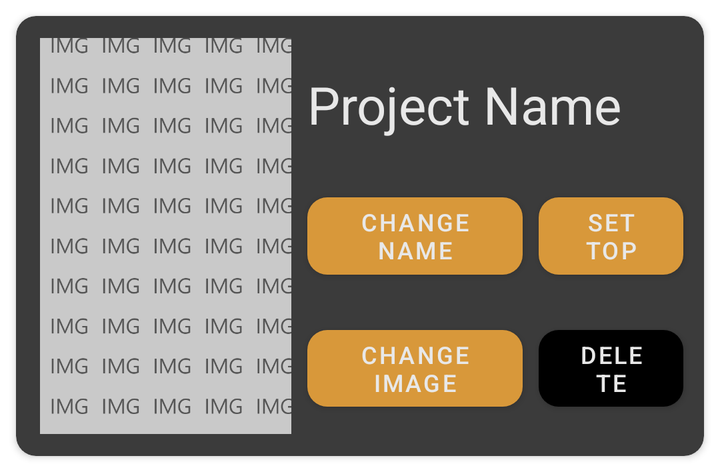
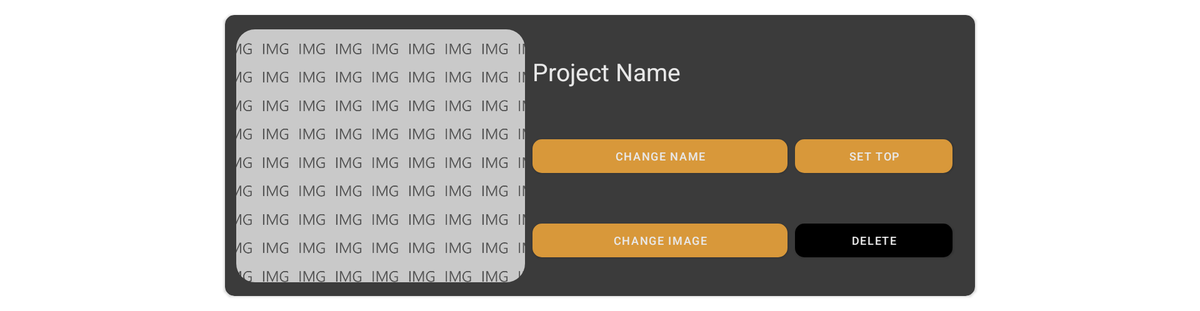

An Android layout and its configuration variant, each rendered on a device that would load it. The default file and the variant file are quoted in full after the pictures.
<!-- AndroidManifest.xml: application theme AppTheme -->
<!-- res/layout/recycler_item_view_home_edit.xml -->
<?xml version="1.0" encoding="utf-8"?>
<androidx.constraintlayout.widget.ConstraintLayout xmlns:android="http://schemas.android.com/apk/res/android"
    xmlns:app="http://schemas.android.com/apk/res-auto"
    xmlns:tools="http://schemas.android.com/tools"
    android:layout_width="match_parent"
    android:layout_height="wrap_content">

    <androidx.cardview.widget.CardView
        android:id="@+id/itemCardView"
        android:layout_width="0dp"
        android:layout_height="wrap_content"
        android:layout_marginStart="8dp"
        android:layout_marginTop="8dp"
        android:layout_marginEnd="8dp"
        android:layout_marginBottom="8dp"
        app:cardBackgroundColor="@color/darkMain"
        app:cardCornerRadius="10dp"
        app:layout_constraintBottom_toBottomOf="parent"
        app:layout_constraintEnd_toEndOf="parent"
        app:layout_constraintStart_toStartOf="parent"
        app:layout_constraintTop_toTopOf="parent">

        <androidx.constraintlayout.widget.ConstraintLayout
            android:layout_width="match_parent"
            android:layout_height="match_parent">

            <ImageView
                android:id="@+id/hiddenMinHeightAvatar"
                android:layout_width="wrap_content"
                android:layout_height="220dp"
                app:layout_constraintBottom_toBottomOf="parent"
                app:layout_constraintEnd_toStartOf="@+id/verticleGuideline2"
                app:layout_constraintStart_toStartOf="@+id/verticleGuideline1"
                app:layout_constraintTop_toTopOf="parent"
                tools:srcCompat="@tools:sample/avatars" />

            <ImageView
                android:id="@+id/homeEditProjectImageImageView"
                android:layout_width="0dp"
                android:layout_height="0dp"
                android:adjustViewBounds="true"
                android:scaleType="centerCrop"
                app:layout_constraintBottom_toTopOf="@+id/horizontalGuideline3"
                app:layout_constraintEnd_toStartOf="@+id/verticleGuideline2"
                app:layout_constraintStart_toStartOf="@+id/verticleGuideline1"
                app:layout_constraintTop_toTopOf="@+id/HorizontalGuideline1"
                app:srcCompat="@drawable/bkg_default" />

            <TextView
                android:id="@+id/homeEditProjectNameTextView"
                android:layout_width="0dp"
                android:layout_height="wrap_content"
                android:layout_marginStart="8dp"
                android:text="Project Name"
                android:textColor="@color/lightTextColor"
                android:textSize="26sp"
                app:layout_constraintBottom_toTopOf="@+id/horizontalGuideline6"
                app:layout_constraintEnd_toStartOf="@+id/verticleGuideline4"
                app:layout_constraintStart_toStartOf="@+id/verticleGuideline2"
                app:layout_constraintTop_toTopOf="@+id/HorizontalGuideline1" />

            <Button
                android:id="@+id/homeEditDeleteProjectButton"
                android:layout_width="0dp"
                android:layout_height="wrap_content"
                android:text="DELETE"
                android:textColor="@color/lightTextColor"
                android:textSize="12sp"
                app:backgroundTint="@color/DeleteRed"
                app:cornerRadius="10dp"
                app:layout_constraintBottom_toTopOf="@+id/horizontalGuideline3"
                app:layout_constraintEnd_toStartOf="@+id/verticleGuideline4"
                app:layout_constraintStart_toStartOf="@+id/verticleGuideline3"
                app:layout_constraintTop_toTopOf="@+id/horizontalGuideline2" />

            <Button
                android:id="@+id/homeEditSetProjectTopButton"
                android:layout_width="0dp"
                android:layout_height="wrap_content"
                android:text="Set top"
                android:textColor="@color/lightTextColor"
                android:textSize="12sp"
                app:backgroundTint="@color/accentColor"
                app:cornerRadius="10dp"
                app:layout_constraintBottom_toTopOf="@+id/horizontalGuideline2"
                app:layout_constraintEnd_toStartOf="@+id/verticleGuideline4"
                app:layout_constraintStart_toStartOf="@+id/verticleGuideline3"
                app:layout_constraintTop_toTopOf="@+id/horizontalGuideline6" />

            <Button
                android:id="@+id/homeEditChangeProjectNameButton"
                android:layout_width="0dp"
                android:layout_height="wrap_content"
                android:layout_marginStart="8dp"
                android:layout_marginEnd="8dp"
                android:text="Change name"
                android:textColor="@color/lightTextColor"
                android:textSize="12sp"
                app:backgroundTint="@color/accentColor"
                app:cornerRadius="10dp"
                app:layout_constraintBottom_toTopOf="@+id/horizontalGuideline2"
                app:layout_constraintEnd_toStartOf="@+id/verticleGuideline3"
                app:layout_constraintStart_toStartOf="@+id/verticleGuideline2"
                app:layout_constraintTop_toTopOf="@+id/horizontalGuideline6" />

            <Button
                android:id="@+id/homeEditChangeProjectImageButton"
                android:layout_width="0dp"
                android:layout_height="wrap_content"
                android:layout_marginStart="8dp"
                android:layout_marginEnd="8dp"
                android:text="Change image"
                android:textColor="@color/lightTextColor"
                android:textSize="12sp"
                app:backgroundTint="@color/accentColor"
                app:cornerRadius="10dp"
                app:layout_constraintBottom_toTopOf="@+id/horizontalGuideline3"
                app:layout_constraintEnd_toStartOf="@+id/verticleGuideline3"
                app:layout_constraintStart_toStartOf="@+id/verticleGuideline2"
                app:layout_constraintTop_toTopOf="@+id/horizontalGuideline2" />

            <androidx.constraintlayout.widget.Guideline
                android:id="@+id/HorizontalGuideline1"
                android:layout_width="wrap_content"
                android:layout_height="wrap_content"
                android:orientation="horizontal"
                app:layout_constraintGuide_percent="0.05" />

            <androidx.constraintlayout.widget.Guideline
                android:id="@+id/horizontalGuideline2"
                android:layout_width="wrap_content"
                android:layout_height="wrap_content"
                android:orientation="horizontal"
                app:layout_constraintGuide_percent=".65" />

            <androidx.constraintlayout.widget.Guideline
                android:id="@+id/horizontalGuideline6"
                android:layout_width="wrap_content"
                android:layout_height="wrap_content"
                android:orientation="horizontal"
                app:layout_constraintGuide_percent=".35" />

            <androidx.constraintlayout.widget.Guideline
                android:id="@+id/horizontalGuideline3"
                android:layout_width="wrap_content"
                android:layout_height="wrap_content"
                android:orientation="horizontal"
                app:layout_constraintGuide_percent="0.95" />

            <androidx.constraintlayout.widget.Guideline
                android:id="@+id/verticleGuideline1"
                android:layout_width="wrap_content"
                android:layout_height="wrap_content"
                android:orientation="vertical"
                app:layout_constraintGuide_begin="12dp" />

            <androidx.constraintlayout.widget.Guideline
                android:id="@+id/verticleGuideline2"
                android:layout_width="wrap_content"
                android:layout_height="wrap_content"
                android:orientation="vertical"
                app:layout_constraintGuide_percent="0.4" />

            <androidx.constraintlayout.widget.Guideline
                android:id="@+id/verticleGuideline3"
                android:layout_width="wrap_content"
                android:layout_height="wrap_content"
                android:orientation="vertical"
                app:layout_constraintGuide_percent="0.76" />

            <androidx.constraintlayout.widget.Guideline
                android:id="@+id/verticleGuideline4"
                android:layout_width="wrap_content"
                android:layout_height="wrap_content"
                android:orientation="vertical"
                app:layout_constraintGuide_percent="0.97" />

        </androidx.constraintlayout.widget.ConstraintLayout>

    </androidx.cardview.widget.CardView>

</androidx.constraintlayout.widget.ConstraintLayout>
<!-- resources referenced by this layout -->
<resources>
  <color name="accentColor">#d8983A</color>
  <color name="darkMain">#3b3b3b</color>
  <color name="lightTextColor">#e8e8e8</color>
  <!-- drawable bkg_default: png bitmap (drawable, 28262 bytes) -->
  <style name="AppTheme" parent="Theme.MaterialComponents.Light.NoActionBar">
          
          <item name="android:windowNoTitle">true</item>
          <item name="colorPrimary">@color/colorPrimary</item>
          <item name="colorPrimaryDark">@color/bkgColor</item>  // changes color of top tab (battery wifi bkg)
          <item name="colorAccent">@color/colorAccent</item>
      </style>
  <color name="colorPrimary">#6200EE</color>
  <color name="colorAccent">#03DAC5</color>
</resources>
<!-- res/layout-w1100dp/recycler_item_view_home_edit.xml (the repository's variant of the layout above) -->
<!-- drawn on a large tablet held sideways -->
<?xml version="1.0" encoding="utf-8"?>
<androidx.constraintlayout.widget.ConstraintLayout xmlns:android="http://schemas.android.com/apk/res/android"
    xmlns:app="http://schemas.android.com/apk/res-auto"
    xmlns:tools="http://schemas.android.com/tools"
    android:layout_width="match_parent"
    android:layout_height="wrap_content">

    <androidx.cardview.widget.CardView
        android:id="@+id/itemCardView"
        android:layout_width="800dp"
        android:layout_height="300dp"
        android:layout_marginStart="8dp"
        android:layout_marginTop="16dp"
        android:layout_marginEnd="8dp"
        android:layout_marginBottom="16dp"
        app:cardBackgroundColor="@color/darkMain"
        app:cardCornerRadius="10dp"
        app:layout_constraintBottom_toBottomOf="parent"
        app:layout_constraintEnd_toEndOf="parent"
        app:layout_constraintStart_toStartOf="parent"
        app:layout_constraintTop_toTopOf="parent">

        <androidx.constraintlayout.widget.ConstraintLayout
            android:layout_width="match_parent"
            android:layout_height="match_parent">


            <TextView
                android:id="@+id/homeEditProjectNameTextView"
                android:layout_width="0dp"
                android:layout_height="wrap_content"
                android:layout_marginStart="8dp"
                android:text="Project Name"
                android:textColor="@color/lightTextColor"
                android:textSize="26sp"
                app:layout_constraintBottom_toTopOf="@+id/horizontalGuideline6"
                app:layout_constraintEnd_toStartOf="@+id/verticleGuideline4"
                app:layout_constraintStart_toStartOf="@+id/verticleGuideline2"
                app:layout_constraintTop_toTopOf="@+id/HorizontalGuideline1" />

            <Button
                android:id="@+id/homeEditDeleteProjectButton"
                android:layout_width="0dp"
                android:layout_height="wrap_content"
                android:text="DELETE"
                android:textColor="@color/lightTextColor"
                android:textSize="12sp"
                app:backgroundTint="@color/DeleteRed"
                app:cornerRadius="10dp"
                app:layout_constraintBottom_toTopOf="@+id/horizontalGuideline3"
                app:layout_constraintEnd_toStartOf="@+id/verticleGuideline4"
                app:layout_constraintStart_toStartOf="@+id/verticleGuideline3"
                app:layout_constraintTop_toTopOf="@+id/horizontalGuideline2" />

            <Button
                android:id="@+id/homeEditSetProjectTopButton"
                android:layout_width="0dp"
                android:layout_height="wrap_content"
                android:text="Set top"
                android:textColor="@color/lightTextColor"
                android:textSize="12sp"
                app:backgroundTint="@color/accentColor"
                app:cornerRadius="10dp"
                app:layout_constraintBottom_toTopOf="@+id/horizontalGuideline2"
                app:layout_constraintEnd_toStartOf="@+id/verticleGuideline4"
                app:layout_constraintStart_toStartOf="@+id/verticleGuideline3"
                app:layout_constraintTop_toTopOf="@+id/horizontalGuideline6" />

            <Button
                android:id="@+id/homeEditChangeProjectNameButton"
                android:layout_width="0dp"
                android:layout_height="wrap_content"
                android:layout_marginStart="8dp"
                android:layout_marginEnd="8dp"
                android:text="Change name"
                android:textColor="@color/lightTextColor"
                android:textSize="12sp"
                app:backgroundTint="@color/accentColor"
                app:cornerRadius="10dp"
                app:layout_constraintBottom_toTopOf="@+id/horizontalGuideline2"
                app:layout_constraintEnd_toStartOf="@+id/verticleGuideline3"
                app:layout_constraintStart_toStartOf="@+id/verticleGuideline2"
                app:layout_constraintTop_toTopOf="@+id/horizontalGuideline6" />

            <Button
                android:id="@+id/homeEditChangeProjectImageButton"
                android:layout_width="0dp"
                android:layout_height="wrap_content"
                android:layout_marginStart="8dp"
                android:layout_marginEnd="8dp"
                android:text="Change image"
                android:textColor="@color/lightTextColor"
                android:textSize="12sp"
                app:backgroundTint="@color/accentColor"
                app:cornerRadius="10dp"
                app:layout_constraintBottom_toTopOf="@+id/horizontalGuideline3"
                app:layout_constraintEnd_toStartOf="@+id/verticleGuideline3"
                app:layout_constraintStart_toStartOf="@+id/verticleGuideline2"
                app:layout_constraintTop_toTopOf="@+id/horizontalGuideline2" />

            <androidx.constraintlayout.widget.Guideline
                android:id="@+id/HorizontalGuideline1"
                android:layout_width="wrap_content"
                android:layout_height="wrap_content"
                android:orientation="horizontal"
                app:layout_constraintGuide_percent="0.05" />

            <androidx.constraintlayout.widget.Guideline
                android:id="@+id/horizontalGuideline2"
                android:layout_width="wrap_content"
                android:layout_height="wrap_content"
                android:orientation="horizontal"
                app:layout_constraintGuide_percent=".65" />

            <androidx.constraintlayout.widget.Guideline
                android:id="@+id/horizontalGuideline6"
                android:layout_width="wrap_content"
                android:layout_height="wrap_content"
                android:orientation="horizontal"
                app:layout_constraintGuide_percent=".35" />

            <androidx.constraintlayout.widget.Guideline
                android:id="@+id/horizontalGuideline3"
                android:layout_width="wrap_content"
                android:layout_height="wrap_content"
                android:orientation="horizontal"
                app:layout_constraintGuide_percent="0.95" />

            <androidx.constraintlayout.widget.Guideline
                android:id="@+id/verticleGuideline1"
                android:layout_width="wrap_content"
                android:layout_height="wrap_content"
                android:orientation="vertical"
                app:layout_constraintGuide_begin="12dp" />

            <androidx.constraintlayout.widget.Guideline
                android:id="@+id/verticleGuideline2"
                android:layout_width="wrap_content"
                android:layout_height="wrap_content"
                android:orientation="vertical"
                app:layout_constraintGuide_percent="0.4" />

            <androidx.constraintlayout.widget.Guideline
                android:id="@+id/verticleGuideline3"
                android:layout_width="wrap_content"
                android:layout_height="wrap_content"
                android:orientation="vertical"
                app:layout_constraintGuide_percent="0.76" />

            <androidx.constraintlayout.widget.Guideline
                android:id="@+id/verticleGuideline4"
                android:layout_width="wrap_content"
                android:layout_height="wrap_content"
                android:orientation="vertical"
                app:layout_constraintGuide_percent="0.97" />

            <androidx.cardview.widget.CardView
                android:layout_width="0dp"
                android:layout_height="0dp"
                app:cardBackgroundColor="@color/darkMain"
                app:cardCornerRadius="20dp"
                app:cardElevation="0dp"
                app:layout_constraintBottom_toTopOf="@+id/horizontalGuideline3"
                app:layout_constraintEnd_toStartOf="@+id/verticleGuideline2"
                app:layout_constraintStart_toStartOf="@+id/verticleGuideline1"
                app:layout_constraintTop_toTopOf="@+id/HorizontalGuideline1" >

                <ImageView
                    android:id="@+id/homeEditProjectImageImageView"
                    android:layout_width="match_parent"
                    android:layout_height="match_parent"
                    android:scaleType="centerCrop"
                    android:src="@drawable/bkg_default"
                    tools:ignore="ContentDescription" />
            </androidx.cardview.widget.CardView>

        </androidx.constraintlayout.widget.ConstraintLayout>

    </androidx.cardview.widget.CardView>

</androidx.constraintlayout.widget.ConstraintLayout>
